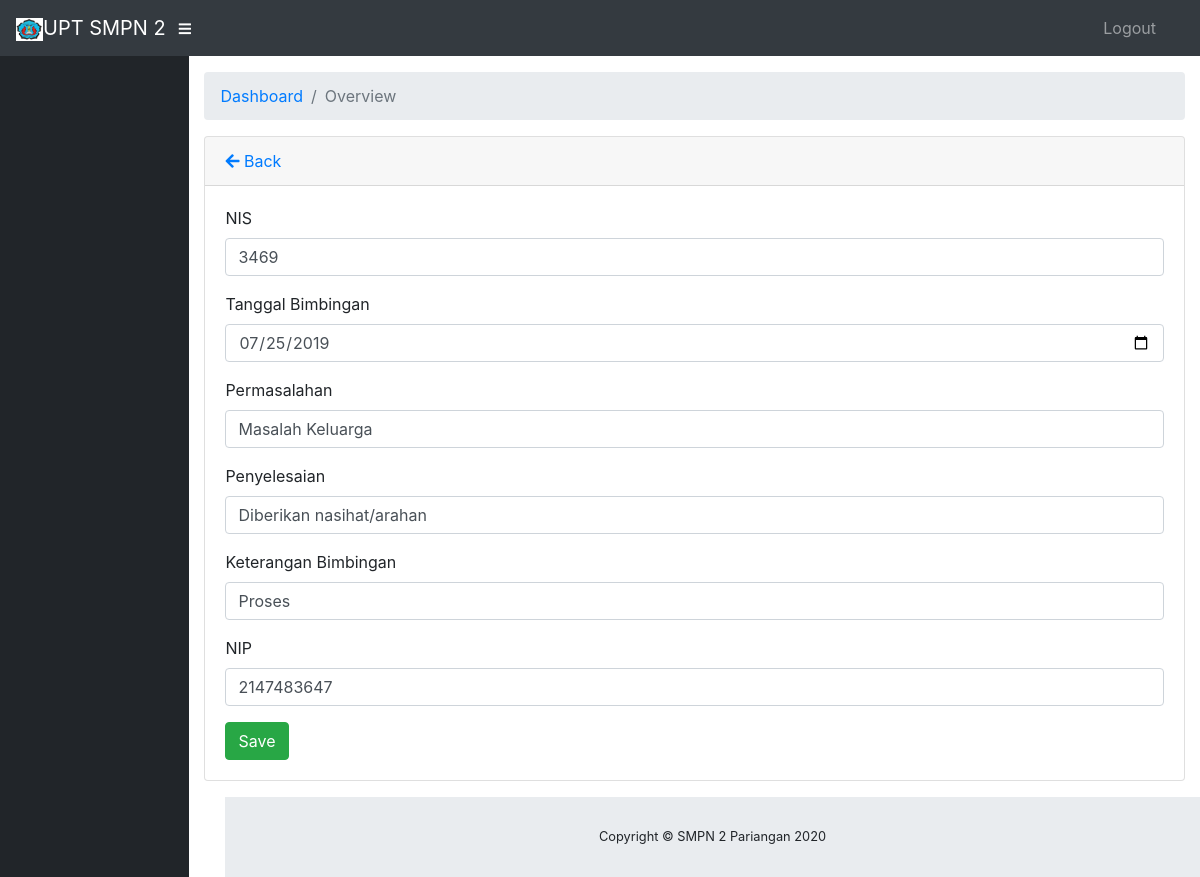
/bimbingans/edit/3, run on the app's committed database.
### tables this page shows
CREATE TABLE IF NOT EXISTS `bimbingan_siswa` (
  `id_bimbingan` int(11) NOT NULL,
  `nis` int(10) NOT NULL,
  `tg_bim` date NOT NULL,
  `permasalahan` varchar(100) NOT NULL,
  `penyelesaian` varchar(100) NOT NULL,
  `ket_bim` varchar(20) NOT NULL,
  `nip` int(20) NOT NULL
);

### application/controllers/Bimbingans.php (called while the page is built, shortened)
<?php
class Bimbingans extends CI_Controller
{
    public function __construct()
    {
        $this->load->model('Mbimbingans');
        $this->load->library("form_validation");
    }
    public function edit($id = NULL)
    {
        $data['databimbingan'] = $this->Mbimbingans->getById($id);
        $this->load->view('bimbingans/edit', $data);
    }
}

### index.php (called while the page is built, shortened)
<?php
require_once BASEPATH.'core/CodeIgniter.php';

### application/models/Mbimbingans.php (called while the page is built, shortened)
<?php
class Mbimbingans extends CI_Model
{
    private $_table = "bimbingan_siswa";
    public function getById($id)
    {
        return $this->db->get_where($this->_table, ['id_bimbingan' => $id])->row();
    }
}

### application/views/bimbingans/edit.php (the view, shortened to what this page needs)
<!DOCTYPE html>
<html lang="en">
<head>
</head>
<body id="page-top">
    <div id="wrapper">
        <div id="content-wrapper">
            <div class="container-fluid ">
                <div class="card mb-3 ">
                    <div class="card-header">
                        <a href="<?php echo base_url() ?>bimbingans/index"><i class="fas fa-arrow-left"></i> Back</a>
                    </div>
                    <div class="card-body">
                        <form action="<?php echo base_url() ?>bimbingans/update" method="post" enctype="multipart/form-data">
                            <div class="form-group">
                                <label>NIS</label>
                                <input value="<?php echo $databimbingan->nis ?>" name="nis" type="number" class="form-control" placeholder="nis">
                            </div>
                            <div class="form-group">
                                <label>Tanggal Bimbingan</label>
                                <input value="<?php echo $databimbingan->tg_bim ?>" name="tg_bim" type="date" class="form-control" placeholder="tg_bim">
                            </div>
                            <div class="form-group">
                                <label>Permasalahan</label>
                                <input value="<?php echo $databimbingan->permasalahan ?>" name="permasalahan" type="text" class="form-control" placeholder="permasalahan">
                            </div>
                            <div class="form-group">
                                <label>Penyelesaian</label>
                                <input value="<?php echo $databimbingan->penyelesaian ?>" name="penyelesaian" type="text" class="form-control" placeholder="penyelesaian">
                            </div>
                            <div class="form-group">
                                <label>Keterangan Bimbingan</label>
                                <input value="<?php echo $databimbingan->ket_bim ?>" name="ket_bim" type="text" class="form-control" placeholder="ket_bim">
                            </div>
                            <div class="form-group">
                                <label>NIP</label>
                                <input value="<?php echo $databimbingan->nip ?>" name="nip" type="number" class="form-control" placeholder="nip">
                            </div>
                            <input class="btn btn-success" type="submit" name="btn" value="Save">
                        </form>
                    </div>
                </div>
            </div>
        </div>
    </div>
</body>
</html>

### data on the page
bimbingan_siswa: nis "3469", tg_bim "07/25/2019", permasalahan "Masalah Keluarga", penyelesaian "Diberikan nasihat/arahan", ket_bim "Proses", nip "2147483647"
